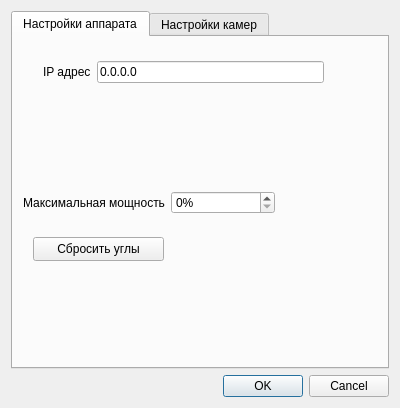
<?xml version="1.0" encoding="UTF-8"?>
<ui version="4.0">
 <class>SettingsDialog</class>
 <widget class="QDialog" name="SettingsDialog">
  <property name="geometry">
   <rect>
    <x>0</x>
    <y>0</y>
    <width>400</width>
    <height>408</height>
   </rect>
  </property>
  <property name="windowTitle">
   <string>Dialog</string>
  </property>
  <layout class="QVBoxLayout" name="verticalLayout">
   <item>
    <widget class="QTabWidget" name="tabWidget">
     <property name="currentIndex">
      <number>0</number>
     </property>
     <widget class="QWidget" name="tab">
      <attribute name="title">
       <string>Настройки аппарата</string>
      </attribute>
      <widget class="QPushButton" name="pushButton">
       <property name="geometry">
        <rect>
         <x>20</x>
         <y>200</y>
         <width>131</width>
         <height>24</height>
        </rect>
       </property>
       <property name="text">
        <string>Сбросить углы</string>
       </property>
      </widget>
      <widget class="QWidget" name="layoutWidget">
       <property name="geometry">
        <rect>
         <x>30</x>
         <y>20</y>
         <width>281</width>
         <height>30</height>
        </rect>
       </property>
       <layout class="QHBoxLayout" name="horizontalLayout">
        <item>
         <widget class="QLabel" name="label">
          <property name="text">
           <string>IP адрес</string>
          </property>
         </widget>
        </item>
        <item>
         <widget class="QLineEdit" name="ipLineEdit">
          <property name="text">
           <string>0.0.0.0</string>
          </property>
         </widget>
        </item>
       </layout>
      </widget>
      <widget class="QWidget" name="layoutWidget">
       <property name="geometry">
        <rect>
         <x>10</x>
         <y>150</y>
         <width>252</width>
         <height>31</height>
        </rect>
       </property>
       <layout class="QHBoxLayout" name="horizontalLayout_2">
        <item>
         <widget class="QLabel" name="label_2">
          <property name="text">
           <string>Максимальная мощность</string>
          </property>
         </widget>
        </item>
        <item>
         <widget class="QSpinBox" name="spinBox">
          <property name="specialValueText">
           <string/>
          </property>
          <property name="suffix">
           <string>%</string>
          </property>
          <property name="maximum">
           <number>100</number>
          </property>
          <property name="singleStep">
           <number>1</number>
          </property>
          <property name="displayIntegerBase">
           <number>10</number>
          </property>
         </widget>
        </item>
       </layout>
      </widget>
     </widget>
     <widget class="QWidget" name="tab_2">
      <attribute name="title">
       <string>Настройки камер</string>
      </attribute>
     </widget>
    </widget>
   </item>
   <item>
    <widget class="QDialogButtonBox" name="buttonBox">
     <property name="orientation">
      <enum>Qt::Orientation::Horizontal</enum>
     </property>
     <property name="standardButtons">
      <set>QDialogButtonBox::StandardButton::Cancel|QDialogButtonBox::StandardButton::Ok</set>
     </property>
    </widget>
   </item>
  </layout>
 </widget>
 <resources/>
 <connections>
  <connection>
   <sender>buttonBox</sender>
   <signal>accepted()</signal>
   <receiver>SettingsDialog</receiver>
   <slot>accept()</slot>
   <hints>
    <hint type="sourcelabel">
     <x>248</x>
     <y>254</y>
    </hint>
    <hint type="destinationlabel">
     <x>157</x>
     <y>274</y>
    </hint>
   </hints>
  </connection>
  <connection>
   <sender>buttonBox</sender>
   <signal>rejected()</signal>
   <receiver>SettingsDialog</receiver>
   <slot>reject()</slot>
   <hints>
    <hint type="sourcelabel">
     <x>316</x>
     <y>260</y>
    </hint>
    <hint type="destinationlabel">
     <x>286</x>
     <y>274</y>
    </hint>
   </hints>
  </connection>
 </connections>
</ui>
